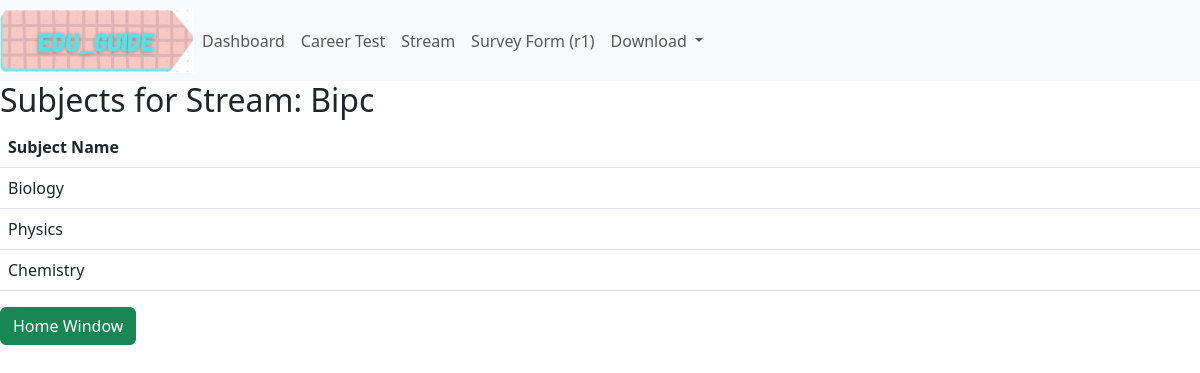
Screenshot of /subjects/1/ with the database file from the repository.
### Edu_app/models.py (models this page shows)
class Stream(models.Model):
    name = models.CharField(max_length=100)
    category = models.CharField(max_length=100)
    subjects = models.ManyToManyField('Subject')  # Or use ForeignKey if applicable

class Subject(models.Model):
    name = models.CharField(max_length=100)

### Edu_app/views.py (the view)
# urls.py: path('subjects/<int:stream_id>/', views.subjects, name='subjects'),
def subjects(request, stream_id):
    stream = Stream.objects.get(id=stream_id)
    subjects = stream.subjects.all()  # Assuming a relationship exists
    return render(request, 'subjects.html', {'stream': stream, 'subjects': subjects})

### templates/subjects.html (shortened to what this page needs)
{% extends 'base.html' %}
{% block content %}
<h2>Subjects for Stream: {{ stream.name }}</h2>
<table class="table">
    <thead>
        <tr>
            <th>Subject Name</th>
        </tr>
    </thead>
    <tbody>
        {% for subject in subjects %}
        <tr>
            <td>{{ subject.name }}</td>
        </tr>
        {% empty %}
        <tr>
            <td>No subjects available for this stream.</td>
        </tr>
        {% endfor %}
    </tbody>
</table>
<a href="{% url 'home' %}">
    <button type="button" class="btn btn-success">Home Window</button>
</a>
{% endblock %}

### templates/base.html (style rules this page uses)
body { background-color: white; }

### rows the page displays
Stream: name "Bipc"
Subject: name "Biology"
Subject: name "Physics"
Subject: name "Chemistry"
